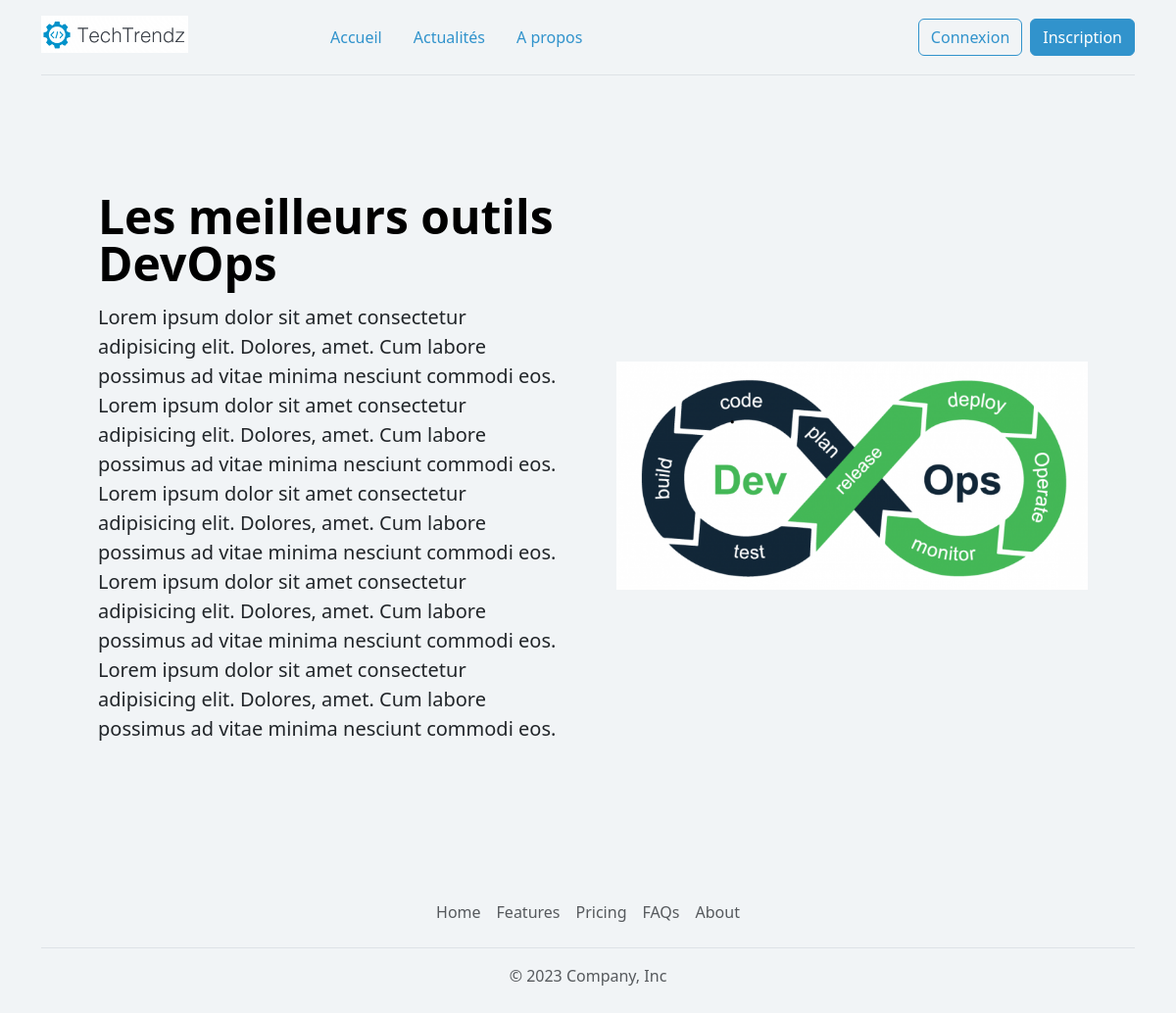
Page /actualite.php?id=52 on the committed database.
### tables this page shows
CREATE TABLE `articles` (
  `id` int(11) NOT NULL,
  `category_id` int(11) NOT NULL,
  `title` varchar(255) NOT NULL,
  `content` text NOT NULL,
  `image` varchar(255) DEFAULT NULL
);

### app/lib/articles.php (called while the page is built, shortened)
<?php
function getArticleById(PDO $pdo, int $id): array|bool
{
    $query = $pdo->prepare("SELECT * FROM articles WHERE id = :id");
    $query->bindValue(":id", $id, PDO::PARAM_INT);
    $query->execute();
    return $query->fetch(PDO::FETCH_ASSOC);
}
function getArticleImagePath(string|null $image): string
{
    if ($image === null) {
        return _ASSETS_IMAGES_FOLDER_ . "default-article.jpg";
    } else {
        return _ARTICLES_IMAGES_FOLDER_ . $image;
    }
}

### actualite.php (the view, shortened to what this page needs)
<?php
require_once __DIR__ . "/app/lib/pdo.php";
require_once __DIR__ . "/app/lib/articles.php";
$error = false;
if (isset($_GET['id'])) {
    $id = $_GET['id'];
    $article = getArticleById($pdo, $id);
} else {
    $error = true;
}
require_once __DIR__ . "/app/templates/header.php";
?>
<?php if (!$error) { ?>
    <div class="row flex-lg-row-reverse align-items-center g-5 py-5">
        <div class="col-10 col-sm-8 col-lg-6">
            <img src="<?= getArticleImagePath($article["image"]); ?>" class="d-block mx-lg-auto img-fluid" alt="Bootstrap Themes" width="700" height="500" loading="lazy">
        </div>
        <div class="col-lg-6">
            <h1 class="display-5 fw-bold text-body-emphasis lh-1 mb-3"><?= htmlentities($article["title"]); ?></h1>
            <p class="lead"><?= htmlentities($article["content"]); ?></p>
        </div>
    </div>
<?php } else { ?>
    <h1>Article introuvable</h1>
<?php } ?>
<?php require_once __DIR__ . "/app/templates/footer.php"; ?>

### rows in the picture
articles: image (picture), title "Les meilleurs outils DevOps", content "Lorem ipsum dolor sit amet consectetur adipisicing elit. Dolores, amet. Cum labore possimus ad vitae minima nesciunt commodi eos. Lorem ipsum dolor sit amet consectetur adipisicing elit. Dolores, amet. Cum labore possimus ad vitae minima nesciunt commodi eos. Lorem ipsum dolor sit amet consectetur adipisicing elit. Dolores, amet. Cum labore possimus ad vitae minima nesciunt commodi eos. Lorem ipsum dolor sit amet consectetur adipisicing elit. Dolores, amet. Cum labore possimus ad vitae minima nesciunt commodi eos. Lorem ipsum dolor sit amet consectetur adipisicing elit. Dolores, amet. Cum labore possimus ad vitae minima nesciunt commodi eos."

### other values in the picture
$menuItem['title'] "Accueil"
$menuItem['title'] "Actualités"
$menuItem['title'] "A propos"
